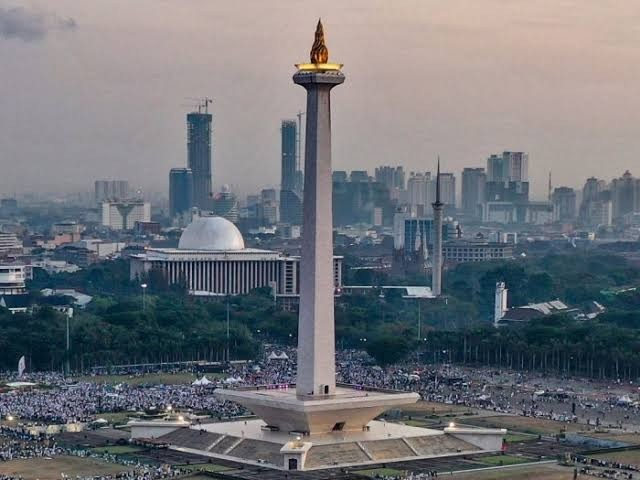
#> input picture 3/Img_Annot_Enha/Tugu-Monas.jpeg, 640 x 480 px
$ jupyter execute Img_Annot_Enha.ipynb   (shell and % lines are left out)
#> lines starting #> are read from the running program, lines starting #| are printed output that depends on the picture; after the words box and inside, x2 and y2 are one past the last pixel; in counts of white or black regions, pixels touching at a corner belong together
### Di modul ini kita akan belajar image annotations dan juga image enhancements.
Ini adalah dua hal yang berbeda. Karena pembahasannya ringkas, kita jadikan satu.

# Image Annotations
Di sini kita akan melihat bagaimana kita memberi catatan di sebuah citra, memakai OpenCV.

We will learn how to peform the following annotations to images.

* Draw lines
* Draw circles
* Draw rectangles
* Add text

These are useful when you want to annotate your results for presentations or show a demo of your application. Annotations can also be useful during development and debugging.

[cell 1]
# Import libraries
import cv2
import numpy as np
import matplotlib.pyplot as plt

import matplotlib
matplotlib.rcParams['figure.figsize'] = (9.0, 9.0)
from IPython.display import Image

[cell 2]
# Read in an image
image = cv2.imread("Tugu-Monas.jpeg", cv2.IMREAD_COLOR)
#> image is the input picture: shape (480, 640, 3); mean B, G, R 120.9, 115, 112.2

# Display the original image
plt.imshow(image[:,:,::-1])
#> (this line was passed over: IPython is not available in this run)
print(image.shape)
#| (480, 640, 3)

## <font style="color:black">Drawing a Line</font>

Let's start off by drawing a line on an image. We will use **cv2.line** function for this.

### <font style="color:rgb(8,133,37)">Function Syntx</font>
``` python
    img = cv2.line(img, pt1, pt2, color[, thickness[, lineType[, shift]]])
```

`img`: The output image that has been annotated.

The function has **4 required arguments**:

1. `img`:   Image on which we will draw a line
2. `pt1`:   First point(x,y location) of the line segment
3. `pt2`:   Second point of the line segment
4. `color`: Color of the line which will be drawn

Other optional arguments that are important for us to know include:

1. `thickness`: Integer specifying the line thickness. Default value is 1.
2. `lineType`:  Type of the line. Default value is 8 which stands for an 8-connected line. Usually, cv2.LINE_AA (antialiased or smooth line) is used for the lineType.

[cell 3]
imageLine = image.copy()

# The line starts from (400,100) and ends at (600,100)
# The color of the line is YELLOW (Recall that OpenCV uses BGR format)
# Thickness of line is 4px
# Linetype is cv2.LINE_AA

cv2.line(imageLine, (400, 100), (600, 100), (0, 255, 255), thickness=4, lineType=cv2.LINE_AA);
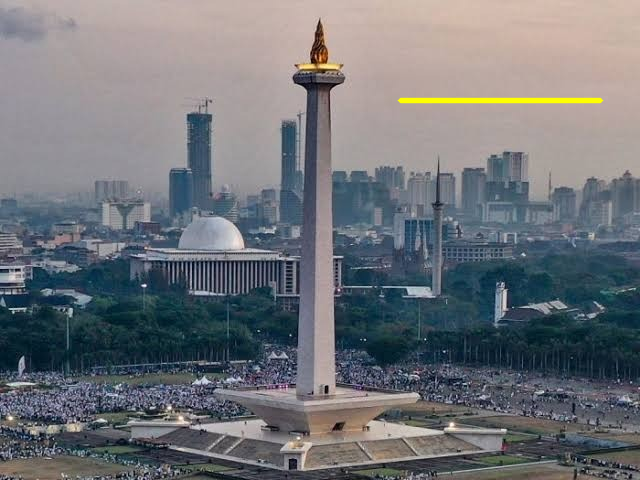
#> imageLine: shape (480, 640, 3); 0.47% of pixels changed, all inside (x1, y1, x2, y2) = (397, 97, 604, 104)

# Display the image
plt.imshow(imageLine[:,:,::-1])
#> (this line was passed over: IPython is not available in this run)

## <font style="color:black">Drawing a Circle</font>

Let's start off by drawing a circle on an image. We will use **cv2.circle** function for this.

### <font style="color:rgb(8,133,37)">Functional syntx</font>
``` python
img = cv2.circle(img, center, radius, color[, thickness[, lineType[, shift]]])
```

`img`: The output image that has been annotated.

The function has **4 required arguments**:

1. `img`:    Image on which we will draw a line
2. `center`: Center of the circle
3. `radius`: Radius of the circle
4. `color`:  Color of the circle which will be drawn

Next, let's check out the (optional) arguments which we are going to use quite extensively.

1. `thickness`: Thickness of the circle outline (if positive).
If a negative value is supplied for this argument, it will result in a filled circle.
2. `lineType`:  Type of the circle boundary. This is exact same as lineType argument in **cv2.line**


[cell 4]
# Draw a circle
imageCircle = image.copy()

cv2.circle(imageCircle, (500,400), 50, (0, 0, 255), thickness=4, lineType=cv2.LINE_AA);
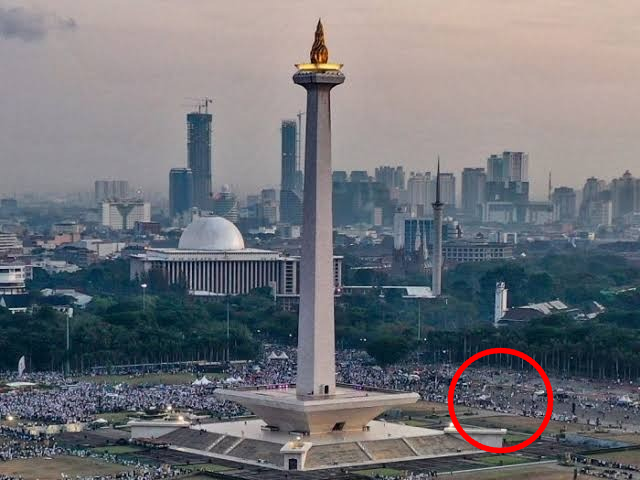
#> imageCircle: shape (480, 640, 3); 0.71% of pixels changed, all inside (x1, y1, x2, y2) = (447, 347, 554, 454)

# Display the image
plt.imshow(imageCircle[:,:,::-1])
#> (this line was passed over: IPython is not available in this run)

## <font style="color:black">Drawing a Rectangle</font>

We will use **cv2.rectangle** function to draw a rectangle on an image. The function syntax is as follows.

### <font style="color:rgb(8,133,37)">Functional syntx</font>

    img = cv2.rectangle(img, pt1, pt2, color[, thickness[, lineType[, shift]]])

`img`: The output image that has been annotated.

The function has **4 required arguments**:

1. `img`: Image on which the rectangle is to be drawn.
2. `pt1`: Vertex of the rectangle. Usually we use the **top-left vertex** here.
3. `pt2`: Vertex of the rectangle opposite to pt1. Usually we use the **bottom-right**              vertex here.
4. `color`: Rectangle color

Next, let's check out the (optional) arguments which we are going to use quite extensively.

1. `thickness`: Thickness of the circle outline (if positive).
    If a negative value is supplied for this argument, it will result in a filled rectangle.
2. `lineType`: Type of the circle boundary. This is exact same as lineType argument in
    **cv2.line**

[cell 5]
# Draw a rectangle (thickness is a positive integer)
imageRectangle = image.copy()

cv2.rectangle(imageRectangle, (280, 12), (360,410), (255, 0, 255), thickness=4, lineType=cv2.LINE_8);
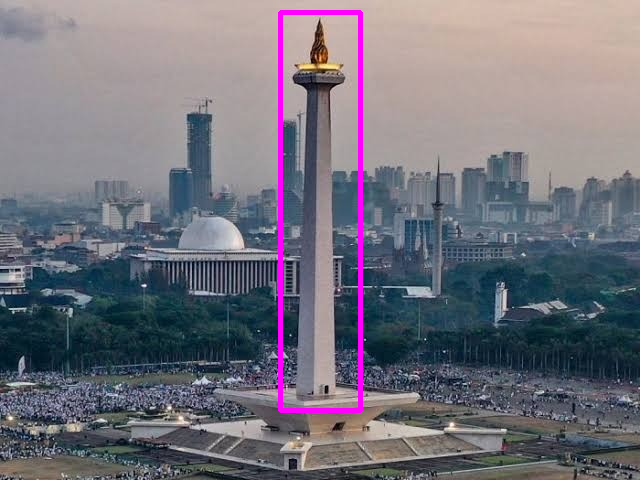
#> imageRectangle: shape (480, 640, 3); 1.55% of pixels changed, all inside (x1, y1, x2, y2) = (278, 10, 363, 413)

# Display the image
plt.imshow(imageRectangle[:,:,::-1])
#> (this line was passed over: IPython is not available in this run)

## <font style="color:black">Adding Text</font>

Finally, let's see how we can write some text on an image using **cv2.putText** function.

### <font style="color:rgb(8,133,37)">Functional syntx</font>

    img = cv2.putText(img, text, org, fontFace, fontScale, color[, thickness[, lineType[, bottomLeftOrigin]]])

`img`: The output image that has been annotated.

The function has **6 required arguments**:

1. `img`: Image on which the text has to be written.
2. `text`: Text string to be written.
3. `org`: Bottom-left corner of the text string in the image.
4. `fontFace`: Font type
5. `fontScale`: Font scale factor that is multiplied by the font-specific base size.
6. `color`: Font color

Other optional arguments that are important for us to know include:

1. `thickness`: Integer specifying the line thickness for the text. Default value is 1.
2. `lineType`: Type of the line. Default value is 8 which stands for an 8-connected line. Usually, cv2.LINE_AA (antialiased or smooth line) is used for the lineType.

[cell 6]
imageText = image.copy()
text = "Tugu Monas yang berada di Jakarta"
fontScale = 1.3
fontFace = cv2.FONT_HERSHEY_PLAIN
fontColor = (0, 255, 0)
fontThickness = 2

cv2.putText(imageText, text, (120, 460), fontFace, fontScale, fontColor, fontThickness, cv2.LINE_AA);
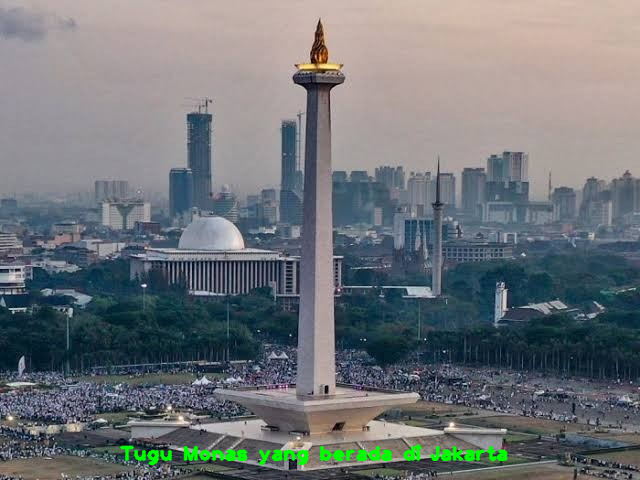
#> imageText: shape (480, 640, 3); 1.22% of pixels changed, all inside (x1, y1, x2, y2) = (119, 444, 508, 466)

# Display the image
plt.imshow(imageText[:,:,::-1])
#> (this line was passed over: IPython is not available in this run)

*Akhir dari pembahasan Image Annotations*
<hr>

# Basic Image Enhancements Using Mathematical Operations
Image Processing techniques take advantage of mathematical operations to achieve different results. Most often we arrive at an enhanced version of the image using some basic operations. We will take a look at some of the fundamental operations often used in computer vision pipelines. In this notebook we will cover:

* Arithmetic Operations like addition, multiplication
* Thresholding & Masking
* Bitwise Operations like OR, AND, XOR

### <font color="green">Original image</font>

[cell 7]
img_bgr = cv2.imread("prts.jpg",cv2.IMREAD_COLOR)
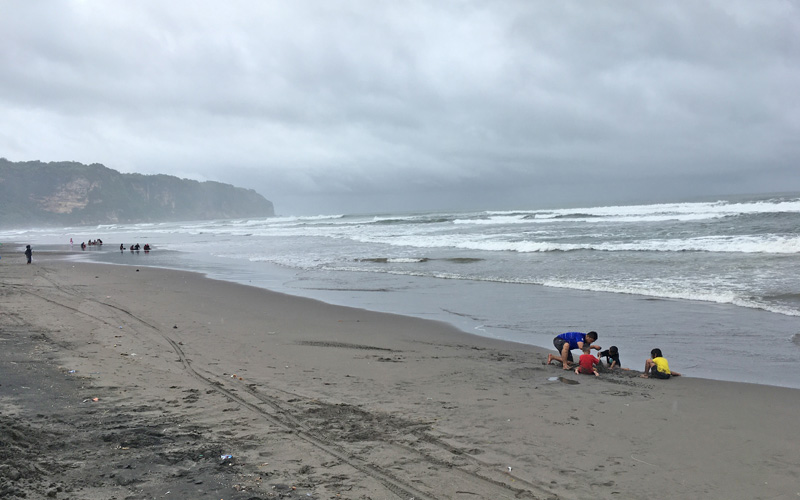
#> input picture 3/Img_Annot_Enha/prts.jpg, 800 x 500 px
#> img_bgr is the input picture: shape (500, 800, 3); mean B, G, R 169.2, 163, 155.1
img_rgb = cv2.cvtColor(img_bgr, cv2.COLOR_BGR2RGB)

# Display 18x18 pixel image.
Image(filename='prts.jpg')

[cell 8]
print(img_rgb.shape)
#| (500, 800, 3)

## Addition. That is, *Brightness*.
The first operation we discuss is simple addition of images. This results in increasing or decreasing the brightness of the image since we are eventually increasing or decreasing the intensity values of each pixel by the same amount. So, this will result in a global increase/decrease in brightness.

[cell 9]
matrix = np.ones(img_rgb.shape, dtype = "uint8") * 50

img_rgb_brighter = cv2.add(img_rgb, matrix)
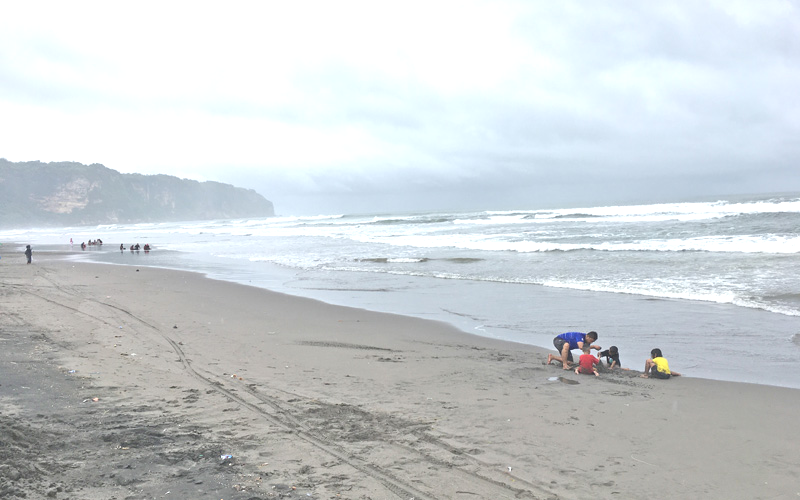
#> img_rgb_brighter: shape (500, 800, 3); mean R, G, B 203.5, 208.9, 211.5
img_rgb_darker   = cv2.subtract(img_rgb, matrix)
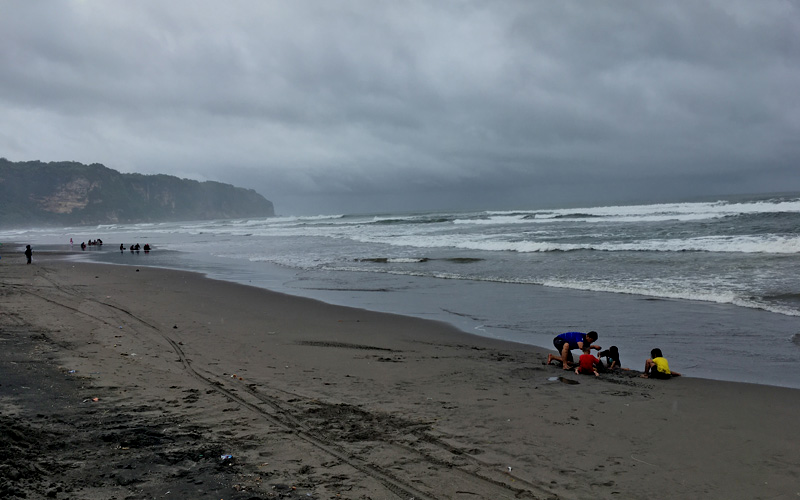
#> img_rgb_darker: shape (500, 800, 3); mean R, G, B 105.3, 113.1, 119.3

# Show the images
plt.figure(figsize=[18,5])
#> (this line was passed over: IPython is not available in this run)
plt.subplot(131); plt.imshow(img_rgb_darker);  plt.title("Darker");
#> (this line was passed over: IPython is not available in this run)
plt.subplot(132); plt.imshow(img_rgb);         plt.title("Original");
plt.subplot(133); plt.imshow(img_rgb_brighter);plt.title("Brighter");
